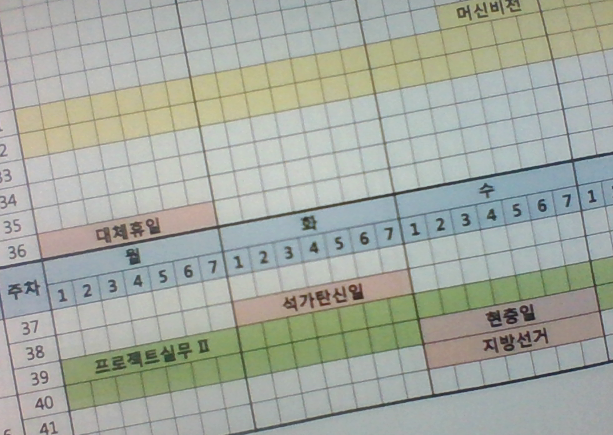
#> input picture timetable.png, 613 x 435 px
$ python perspective_transformation.py
#> lines starting #> are read from the running program, lines starting #| are printed output that depends on the picture
import cv2
import numpy as np
from matplotlib import pyplot as plt

img = cv2.imread('timetable.png')
#> img is the input picture: shape (435, 613, 3); mean B, G, R 159.9, 169.2, 163.6
rows,cols,ch = img.shape
#> rows = 435; cols = 613; ch = 3

pts1 = np.float32([[217,228],[394,192],[254,427],[432,391]])
pts2 = np.float32([[0,0],[300,0],[0,300],[300,300]])

img = cv2.circle(img,(pts1[0][0],pts1[0][1]), 10, (255,0,0), -1)
img = cv2.circle(img,(pts1[1][0],pts1[1][1]), 10, (255,0,0), -1)
img = cv2.circle(img,(pts1[2][0],pts1[2][1]), 10, (255,0,0), -1)
img = cv2.circle(img,(pts1[3][0],pts1[3][1]), 10, (255,0,0), -1)
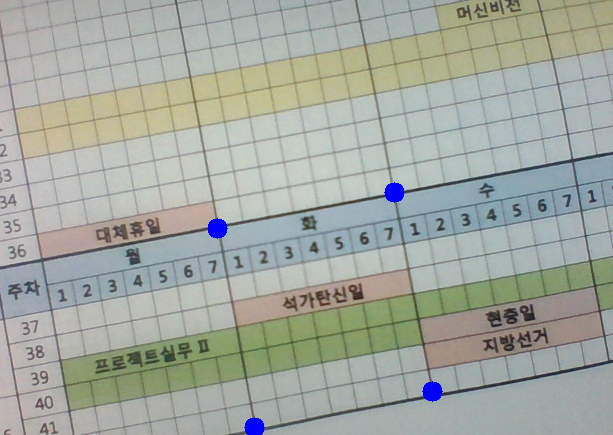
#> img: shape (435, 613, 3); mean B, G, R 160.4, 168.5, 163

M = cv2.getPerspectiveTransform(pts1,pts2) # 4x2 matrix

dst = cv2.warpPerspective(img,M,(300,300))
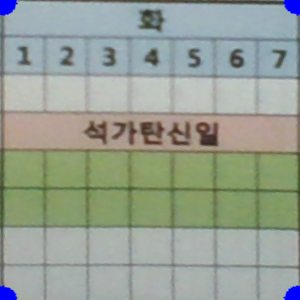
#> dst: shape (300, 300, 3); mean B, G, R 147.6, 159.5, 150.7

plt.subplot(211),plt.imshow(img),plt.title('Input')
plt.subplot(212),plt.imshow(dst),plt.title('Output')
plt.show()
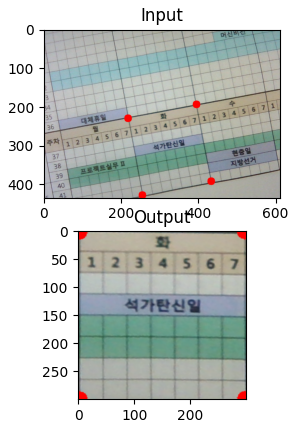
#> figure drawn by matplotlib, 2 panels; B, G, R data is drawn as R, G, B
